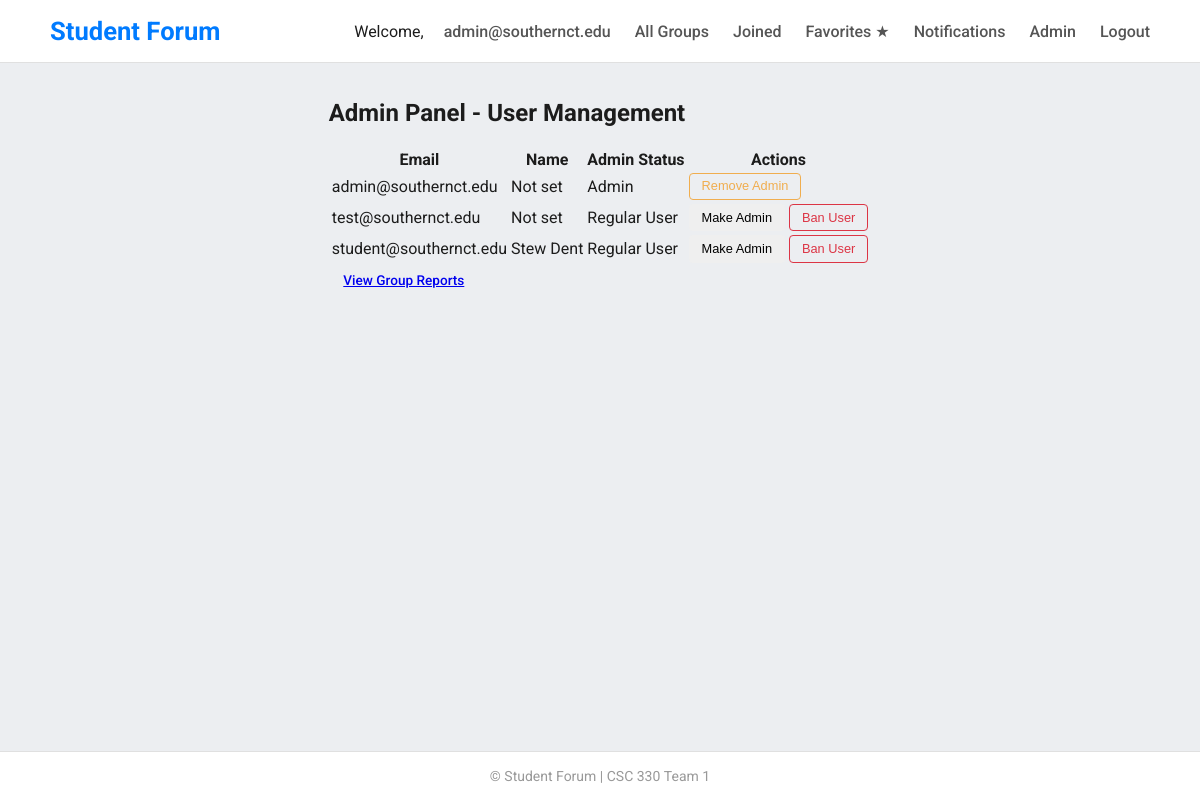
The app's page /admin/users (signed in) with its own data.
### app/models.py (models this page shows)
class User(UserMixin, db.Model):
    id = db.Column(db.Integer, primary_key=True)
    email = db.Column(db.String(120), unique=True, nullable=False) #username not required use email
    password = db.Column(db.String(128), nullable=False)
    name = db.Column(db.String(100))
    major = db.Column(db.String(100))
    is_admin = db.Column(db.Boolean, default=False)
    is_verified = db.Column(db.Boolean, default=False)
    owned_groups = db.relationship('StudyGroup', backref='owner', foreign_keys='StudyGroup.op_id')
    posts = db.relationship('Post', backref='author', foreign_keys='Post.user_id')
    joined_groups   = db.relationship("StudyGroup", secondary=group_members,
                                      backref=db.backref("members", lazy="dynamic"))
    favorite_groups = db.relationship("StudyGroup", secondary=favorite_groups,
                                      backref=db.backref("fans",    lazy="dynamic"))

### app/admin.py (the view)
@admin_bp.route("/users")
def users():
    users = User.query.all()
    return render_template("admin.html", users=users)

### app/__init__.py (called while the page is built)
def create_app():
    app = Flask(__name__)
    app.config.from_object(Config)
    db.init_app(app)
    login_manager.init_app(app)
    csrf.init_app(app)
    @app.context_processor
    def inject_csrf_token():
        return dict(csrf_token=generate_csrf)
    from . import routes
    app.register_blueprint(routes.bp)
    from . import admin
    app.register_blueprint(admin.admin_bp)
    @app.context_processor
    def notification_count():
        from flask_login import current_user
        if current_user.is_authenticated:
            from .models import Notification
            count = Notification.query.filter_by(user_id=current_user.id, is_read=False).count()
            return {'notification_count': count}
        return {'notification_count': 0}
    with app.app_context():
        db.create_all()
    return app

### app/admin.py (called while the page is built)
@admin_bp.before_request
def check_admin():
    if not current_user.is_authenticated or not current_user.is_admin:
        flash("You don't have permission to access the admin panel.", "danger")
        return redirect(url_for("main.index"))

### app/models.py (called while the page is built)
@login_manager.user_loader
def load_user(user_id):
    return User.query.get(int(user_id))

### app/templates/admin.html (shortened to what this page needs)
{% extends "base.html" %} {% block title %}Admin Panel{% endblock %} {% block
content %}
<h2>Admin Panel - User Management</h2>
<table class="table">
  <thead>
    <tr>
      <th>Email</th>
      <th>Name</th>
      <th>Admin Status</th>
      <th>Actions</th>
    </tr>
  </thead>
  <tbody>
    {% for user in users %}
    <tr>
      <td>{{ user.email }}</td>
      <td>{{ user.name or "Not set" }}</td>
      <td>{% if user.is_admin %} Admin {% else %} Regular User {% endif %}</td>
      <td>
        <form
          action="{{ url_for('admin.toggle_admin', uid=user.id) }}"
          method="post"
          style="display: inline"
        >
          <button
            class="btn btn-sm {% if user.is_admin %}btn-outline-warning{% else %}btn-outline-primary{% endif %}"
          >
            {% if user.is_admin %}Remove Admin{% else %}Make Admin{% endif %}
          </button>
        </form>
        {% if current_user.id != user.id %}
        <form
          action="{{ url_for('admin.ban_user', uid=user.id) }}"
          method="post"
          style="display: inline"
        >
          <button
            class="btn btn-sm btn-outline-danger"
            onclick="return confirm('Are you sure you want to ban this user? This will delete their account.');"
          >
            Ban User
          </button>
        </form>
        {% endif %}
      </td>
    </tr>
    {% endfor %}
  </tbody>
</table>
<a href="{{ url_for('admin.group_reports') }}" class="btn btn-outline-secondary mb-3">View Group Reports</a>
{% endblock %}

### app/templates/base.html (shortened to what this page needs)
<!DOCTYPE html>
<html lang="en">
  <head>
    <link
      rel="stylesheet"
      href="{{ url_for('static', filename='css/style.css') }}"
    />
  </head>
  <body>
    <nav>
      <div class="nav-container">
        <a href="{{ url_for('main.home') }}" class="nav-brand">Student Forum</a>
        <div class="nav-links">
          {% if current_user.is_authenticated %}
          <span class="welcome">
            Welcome,<a href="{{ url_for('main.view_profile') }}"
              >{{ current_user.email }}</a
            >
          </span>
          <a href="{{ url_for('main.browse_listings') }}">All&nbsp;Groups</a>
          <a href="{{ url_for('main.joined_groups') }}">Joined</a>
          <a href="{{ url_for('main.favorite_groups') }}">Favorites&nbsp;★</a>
          <a href="{{ url_for('main.view_notifications') }}">
            Notifications
          </a>
          {% if current_user.is_admin %}
          <a href="{{ url_for('admin.index') }}">Admin</a>
          {% endif %}
          <a href="{{ url_for('main.logout') }}">Logout</a>
          {% else %}
          <a href="{{ url_for('main.index') }}">Home</a>
          <a href="{{ url_for('main.login') }}">Login</a>
          <a href="{{ url_for('main.register') }}">Register</a>
          {% endif %}
        </div>
      </div>
    </nav>
    <div class="container">
       {% block content %}{% endblock %}
    </div>
    <footer>&copy; {{ current_year }} Student Forum | CSC 330 Team 1</footer>
  </body>
</html>

### app/static/css/style.css (style rules this page uses)
body { font-family: 'Roboto', sans-serif; background-color: #eceef1; color: #1c1c1c; margin: 0; display: flex; flex-direction: column; min-height: 100vh; }
nav { background-color: #fff; padding: 1rem 2rem; border-bottom: 1px solid #e0e0e0; }
.nav-container { display: flex; justify-content: space-between; align-items: center; max-width: 1100px; margin: auto; }
.nav-brand { font-size: 1.6rem; font-weight: 700; color: #007bff; text-decoration: none; }
.nav-links a { margin-left: 1.25rem; text-decoration: none; font-weight: 500; font-size: 1rem; color: #555; transition: color 0.2s; }
.container { flex: 1; max-width: 900px; margin: auto; padding: 1rem; }
.btn { display: inline-block; padding: 0.4rem 0.85rem; font-size: 0.85rem; font-weight: 500; line-height: 1.1; border: 1px solid transparent; border-radius: 4px; cursor: pointer; transition: background-color 0.15s ease, color 0.15s ease, border 0.15s ease; }
.btn-outline-danger { background-color: transparent; color: #dc3545; border-color: #dc3545; }
.btn-outline-warning { background-color: transparent; color: #f0ad4e; border-color: #f0ad4e; }
footer { text-align: center; padding: 1rem; font-size: 0.875rem; color: #999; border-top: 1px solid #e0e0e0; background-color: #fff; }
.btn-sm { padding: 0.35rem 0.75rem; font-size: 0.8rem; }

### records on screen
User: email "admin@southernct.edu", name "Not set", is_admin "Admin"
User: email "test@southernct.edu", name "Not set", is_admin "Regular User"
User: email "student@southernct.edu", name "Stew Dent", is_admin "Regular User"
